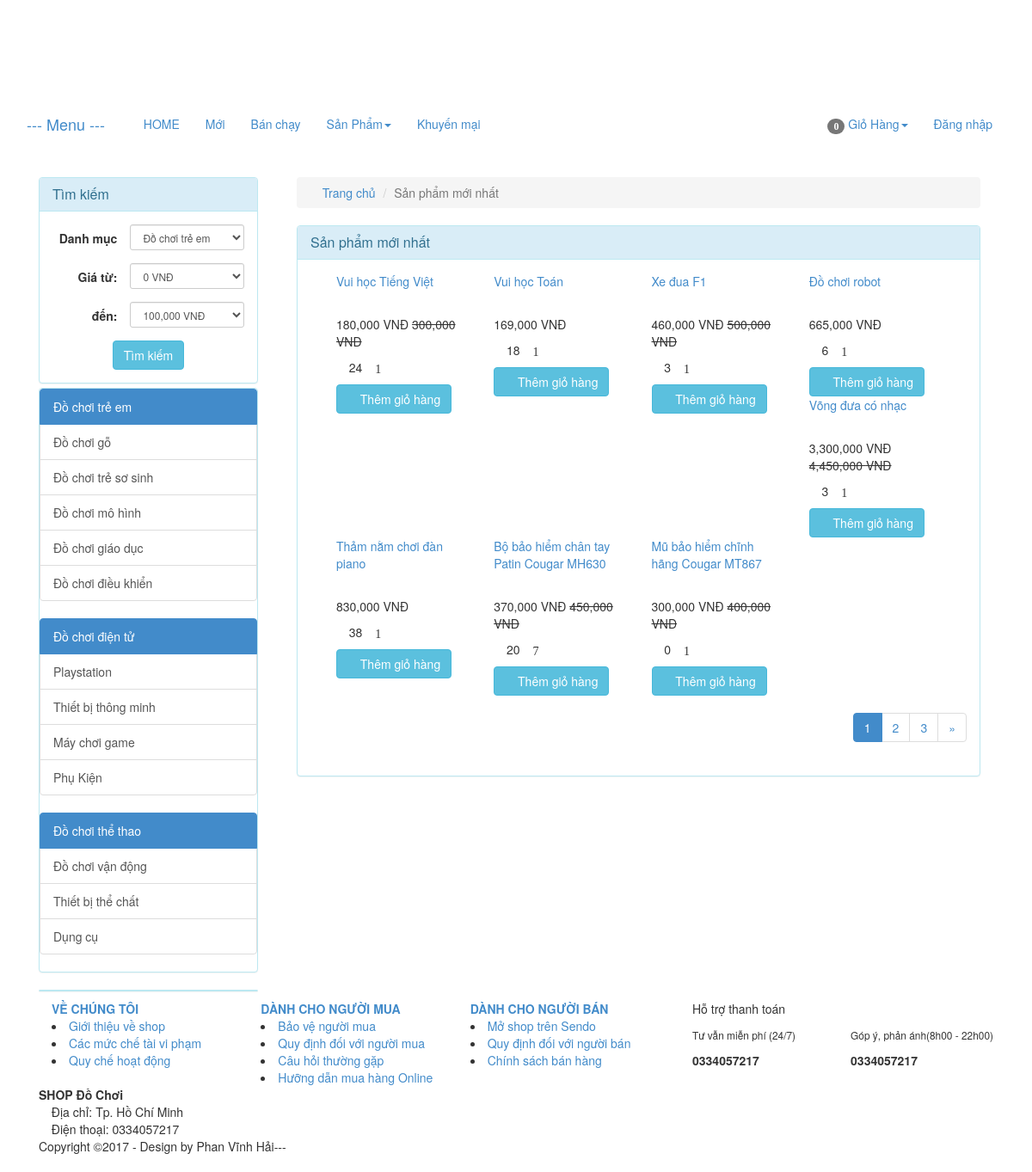
The app's page /index.php/product/news with its own data.
### tables this page shows
CREATE TABLE `catalog` (
  `id` int(11) NOT NULL,
  `name` varchar(100) NOT NULL,
  `description` varchar(255) DEFAULT NULL,
  `parent_id` int(11) NOT NULL,
  `sort_order` tinyint(4) NOT NULL,
  `created` datetime NOT NULL
);

CREATE TABLE `product` (
  `id` int(255) NOT NULL,
  `catalog_id` int(11) NOT NULL,
  `name` varchar(255) NOT NULL,
  `content` text NOT NULL,
  `price` decimal(15,2) NOT NULL DEFAULT 0.00,
  `discount` int(11) DEFAULT 0,
  `image_link` varchar(100) NOT NULL,
  `image_list` text NOT NULL,
  `view` int(11) NOT NULL DEFAULT 0,
  `buyed` int(255) NOT NULL,
  `rate_total` int(255) NOT NULL DEFAULT 4,
  `rate_count` int(255) NOT NULL DEFAULT 1,
  `created` int(11) NOT NULL
);

### application/controllers/Product.php (called while the page is built, shortened)
<?php
class Product extends MY_Controller {
	public function __construct()
	{
		parent::__construct();
		$this->load->model('product_model');
		$this->load->model('catalog_model');
	}
	public function news()
	{
		$input = array();
		$input['order'] = array('id','DESC');
		$this->load->library('pagination');
		$base_url = base_url('product/news');
		$total =20;
		$per = 8;
		$uri = 3;
		$config = pagination($base_url,$total,$per,$uri);
		$segment = $this->uri->segment(3);
		$segment = intval($segment);
		$input['limit'] = array($config['per_page'],$segment);
		$product_list = $this->product_model->get_list($input);
		$this->data['product_list'] = $product_list;
		$this->data['temp']='site/product/new';
		$this->load->view('site/layoutsub',$this->data);
	}
}

### index.php (called while the page is built, shortened)
<?php
require_once BASEPATH.'core/CodeIgniter.php';

### application/core/MY_Controller.php (called while the page is built, shortened)
<?php
class MY_Controller extends CI_Controller {
	function __construct()
	{
		$controller = $this->uri->segment(1);
		switch ($controller) {
			default:
				$input = array();
				$input['where'] = array('parent_id' => '1');
				$input['order'] = array('sort_order', 'ASC');
				$catalog = $this->catalog_model->get_list($input);
				foreach ($catalog as $value) {
					$input= array();
					$input['where'] = array('parent_id' => $value->id);
					$input['order'] = array('sort_order', 'ASC');
					$sub = $this->catalog_model->get_list($input);
					$value->sub=$sub;
				}
				break;
		}
	}
}

### application/core/MY_Model.php (called while the page is built, shortened)
<?php if ( ! defined('BASEPATH')) exit('No direct script access allowed');
class MY_Model extends CI_Model {
    var $table = '';
    var $key = 'id';
    var $order = '';
    function get_list($input = array())
    {
        $query = $this->db->get($this->table);
        return $query->result();
    }
    protected function get_list_set_input($input = array())
    {
        if ((isset($input['where'])) && $input['where'])
        {
            $this->db->where($input['where']);
        }
        if (isset($input['order'][0]) && isset($input['order'][1]))
        {
            $this->db->order_by($input['order'][0], $input['order'][1]);
        }
        else
        {
            $order = ($this->order == '') ? array($this->table.'.'.$this->key, 'desc') : $this->order;
            $this->db->order_by($order[0], $order[1]);
        }
        if (isset($input['limit'][0]) && isset($input['limit'][1]))
        {
            $this->db->limit($input['limit'][0], $input['limit'][1]);
        }
    }
}
?>

### application/views/site/product/new.php (the view, shortened to what this page needs)
<div class="col-xs-12 col-sm-9 col-md-9 col-lg-9 clearpaddingr">
	<div class="col-xs-12 col-sm-12 col-md-12 col-lg-12 clearpadding">
		<ol class="breadcrumb">
		  <li><a href="<?php echo base_url(); ?>"><span class="glyphicon glyphicon-home" aria-hidden="true"></span> Trang chủ</a></li>
		  <li class="active">Sản phẩm mới nhất</li>
		</ol>
		<div class="panel panel-info">
		  <div class="panel-heading">
		    <h3 class="panel-title">Sản phẩm mới nhất</h3>
		  </div>
		  <div class="panel-body">
		  	<div class="col-xs-12 col-sm-12 col-md-12 col-lg-12 clearpadding">
		  		<?php foreach ($product_list as $value) {
		  			$name = covert_vi_to_en($value->name);
	  				$name = strtolower($name);
	  				 ?>
					<div class="col-xs-12 col-sm-6 col-md-3 col-lg-3 re-padding">
			  			<div class="product_item">
			  				<p class="product_name" ><a href="<?php echo base_url($name.'-p'.$value->id); ?>" ><?php echo $value->name; ?></a></p>
			  				<div class="product-image">
			  				</div>
			  				<?php if ($value->discount>0) {
			  					$new_price = $value->price - $value->discount; ?>
			  					<p><span class='price text-right'><?php echo number_format($new_price); ?> VNĐ</span> <del class="product-discount"><?php echo number_format($value->price); ?> VNĐ</del></p>
			  				<?php }else{ ?>
								<p><span class='price text-right'><?php echo number_format($value->price); ?> VNĐ</span></p>
			  				<?php	} ?>
							<p><span class="glyphicon glyphicon-eye-open" aria-hidden="true" title="Số lượt xem"></span> <?php echo $value->view; ?> <span class="glyphicon glyphicon-star-empty" aria-hidden="true" title="Số lượng đặt mua"><?php echo $value->buyed; ?></p>
							<a href="<?php echo base_url('cart/add/'.$value->id); ?>"><button class='btn btn-info'><span class="glyphicon glyphicon-shopping-cart" aria-hidden="true"></span> Thêm giỏ hàng</button></a>
			  			</div>
					</div>
				<?php } ?>
		  	</div>
			 <?php echo $this->pagination->create_links(); ?>
		  </div>
		</div>
	</div>
</div>

### application/views/site/sidebar.php (shortened to what this page needs)
<?php
	$catalog_id = isset($catalog_id)?$catalog_id:NULL;
	$price_from = isset($price_from)?$price_from:NULL;
	$price_to = isset($price_to)?$price_to:NULL;
 ?>
<div class="col-xs-12 col-sm-3 col-md-3 col-lg-3 clearpaddingl">
	<div class="panel panel-info" style="margin-bottom: 5px;">
		<div class="panel-heading">
		    <h3 class="panel-title">Tìm kiếm</h3>
		</div>
	    <div class="panel-body">
	  	    <form class="form-horizontal text-center" method="post" action="<?php echo base_url('product/search'); ?>">
				<div class="form-group form-group-sm">
					<label class="col-sm-5 clearpaddingl control-label" for="formGroupInputSmall">Danh mục</label>
					<div class="col-sm-7" style="padding-left: 0px">
				    	<select class="form-control" name="catalog_id">
				    		<?php foreach ($catalog as $value) { ?>
							  	<option value="<?php echo $value->id; ?>" style='font-weight: bold' <?php if($value->id==$catalog_id) echo 'selected'; ?>><?php echo $value->name; ?></option>
								 </div>
							  	<?php } ?>
				    </div>
				</div>
				<div class="form-group form-group-sm">
					<label class="col-sm-5 control-label" for="formGroupInputSmall">Giá từ:</label>
					<div class="col-sm-7" style="padding-left: 0px">
				    	<select class="form-control" name="price_from">
				    	<?php for ($i=0; $i < 33400000; $i = $i + 100000) { ?>
				    		<option value="<?php echo $i ?>" <?php if($i==$price_from) echo 'selected'; ?>><?php echo number_format($i); ?> VNĐ</option>
				    	<?php } ?>
						</select>
				    </div>
				</div>
				<div class="form-group form-group-sm">
					<label class="col-sm-5 control-label" for="formGroupInputSmall">đến:</label>
					<div class="col-sm-7" style="padding-left: 0px">
				    	<select class="form-control" name="price_to">
				    	<?php for ($i=100000; $i < 33500000; $i = $i + 100000) { ?>
				    		<option value="<?php echo $i ?>" <?php if($i==$price_to) echo 'selected'; ?>><?php echo number_format($i); ?> VNĐ</option>
				    	<?php } ?>
						</select>
				    </div>
				</div>
				<button class="btn btn-info" type="submit" name='submit'>Tìm kiếm</button>
	    </div>
	</div>
	<div class="panel panel-info">
	  <div class="panel-body" style="padding:0px">
	  	<div class="list-group">
	  	<?php foreach ($catalog as $value)
	  	{
	  		$name = covert_vi_to_en($value->name);
	  		$name = strtolower($name);
	  	?>
	  	<div class="list-group">
	  		<a href="<?php echo base_url($name.'-c'.$value->id); ?>" class="list-group-item active">
		    <?php echo $value->name; ?>
		  	</a>
		  <?php foreach ($value->sub as $val) {
		  	$namesub = covert_vi_to_en($val->name);
	  		$namesub = strtolower($namesub);
	  		?>
		  	<a href="<?php echo base_url($namesub.'-c'.$val->id); ?>" class="list-group-item"><?php echo $val->name; ?></a>
		  <?php } ?>
		 </div>
	  	<?php } ?>
	    </div>
	  </div>
	</div>
	<div class="panel panel-info" style="margin-top:10px;margin-bottom:10px;">
	</div>
</div>

### records on screen
catalog: name "Đồ chơi trẻ em"
catalog: name "Đồ chơi gỗ"
catalog: name "Đồ chơi trẻ sơ sinh"
catalog: name "Đồ chơi mô hình"
catalog: name "Đồ chơi giáo dục"
catalog: name "Đồ chơi điều khiển"
catalog: name "Đồ chơi điện tử"
catalog: name "Playstation"
catalog: name "Thiết bị thông minh"
catalog: name "Máy chơi game"
catalog: name "Phụ Kiện"
catalog: name "Đồ chơi thể thao"
catalog: name "Đồ chơi vận động"
catalog: name "Thiết bị thể chất"
catalog: name "Dụng cụ"
product: name "Vui học Tiếng Việt", new_price "180,000", price "300,000", view "24", buyed "1"
product: name "Vui học Toán", price "169,000", view "18", buyed "1"
product: name "Xe đua F1", new_price "460,000", price "500,000", view "3", buyed "1"
product: name "Đồ chơi robot", price "665,000", view "6", buyed "1"
product: name "Võng đưa có nhạc", new_price "3,300,000", price "4,450,000", view "3", buyed "1"
product: name "Thảm nằm chơi đàn piano", price "830,000", view "38", buyed "1"
product: name "Bộ bảo hiểm chân tay Patin Cougar MH630", new_price "370,000", price "450,000", view "20", buyed "7"
product: name "Mũ bảo hiểm chĩnh hãng Cougar MT867", new_price "300,000", price "400,000", view "0", buyed "1"

### other values on screen
$total_items "0"
$this->pagination->create_links() "1 2 3 »"
form field catalog_id "Đồ chơi trẻ em"
form field price_from "0 VNĐ"
form field price_to "100,000 VNĐ"
